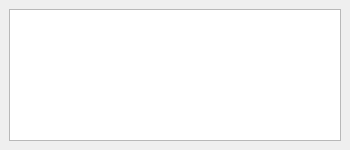
<ui version="4.0" >
 <class>InputParametersWindow</class>
 <widget class="QWidget" name="InputParametersWindow" >
  <property name="geometry" >
   <rect>
    <x>0</x>
    <y>0</y>
    <width>350</width>
    <height>150</height>
   </rect>
  </property>
  <property name="windowTitle" >
   <string>Form</string>
  </property>
  <layout class="QHBoxLayout" >
   <property name="margin" >
    <number>9</number>
   </property>
   <property name="spacing" >
    <number>6</number>
   </property>
   <item>
    <widget class="QTextEdit" name="textEdit" >
     <property name="lineWrapMode" >
      <enum>QTextEdit::NoWrap</enum>
     </property>
     <property name="readOnly" >
      <bool>true</bool>
     </property>
    </widget>
   </item>
  </layout>
 </widget>
 <resources/>
 <connections/>
</ui>
